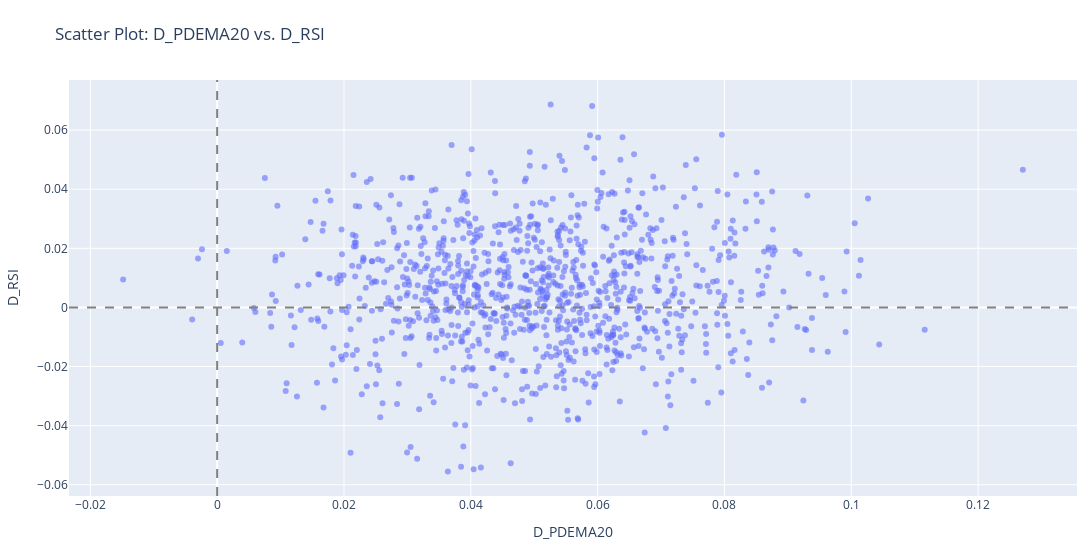

The code cell stored with this chart in its notebook:
### Markdown cell above
<h2 style="color: rgb(31, 136, 217);">Statistical Analysis Visualization</h2>

### Code cell
import plotly.express as px
import plotly.graph_objects as go
import numpy as np
import pandas as pd

# Simulating sample data
np.random.seed(42)
size = 1000
D_PDEMA20 = np.random.normal(loc=0.05, scale=0.02, size=size)
D_RSI = 0.0912 * D_PDEMA20 + np.random.normal(0, 0.02, size)

# Create DataFrame
filtered_df_plt = pd.DataFrame({"D_PDEMA20": D_PDEMA20, "D_RSI": D_RSI})

# Scatter Plot of D_PDEMA20 vs. D_RSI
fig_scatter = px.scatter(filtered_df_plt, x="D_PDEMA20", y="D_RSI",
                         title="Scatter Plot: D_PDEMA20 vs. D_RSI",
                         labels={"D_PDEMA20": "D_PDEMA20", "D_RSI": "D_RSI"},
                         opacity=0.6, height=550, width=1100)

fig_scatter.update_layout(
    margin=dict(l=15, r=15, t=80, b=50)
)

# Add reference lines at zero
fig_scatter.add_hline(y=0, line=dict(color="gray", dash="dash"))
fig_scatter.add_vline(x=0, line=dict(color="gray", dash="dash"))

fig_scatter.show()

### Figure 1 — Plotly figure (JSON) as saved in the notebook; plotly's stock layout.template omitted (floating-point values rounded to 4 significant figures; data arrays with more than 128 entries replaced by an {"elided": "..."} marker saying what was removed)
{"data": [{"hovertemplate": "D_PDEMA20=%{x}<br>D_RSI=%{y}<extra></extra>", "legendgroup": "", "marker": {"color": "#636efa", "opacity": 0.6, "symbol": "circle"}, "mode": "markers", "name": "", "orientation": "v", "showlegend": false, "type": "scatter", "x": {"elided": "1000 float values"}, "xaxis": "x", "y": {"elided": "1000 float values"}, "yaxis": "y"}], "layout": {"height": 550, "legend": {"tracegroupgap": 0}, "margin": {"b": 50, "l": 15, "r": 15, "t": 80}, "shapes": [{"line": {"color": "gray", "dash": "dash"}, "type": "line", "x0": 0, "x1": 1, "xref": "x domain", "y0": 0, "y1": 0, "yref": "y"}, {"line": {"color": "gray", "dash": "dash"}, "type": "line", "x0": 0, "x1": 0, "xref": "x", "y0": 0, "y1": 1, "yref": "y domain"}], "title": {"text": "Scatter Plot: D_PDEMA20 vs. D_RSI"}, "width": 1100, "xaxis": {"anchor": "y", "domain": [0, 1], "title": {"text": "D_PDEMA20"}}, "yaxis": {"anchor": "x", "domain": [0, 1], "title": {"text": "D_RSI"}}}}
